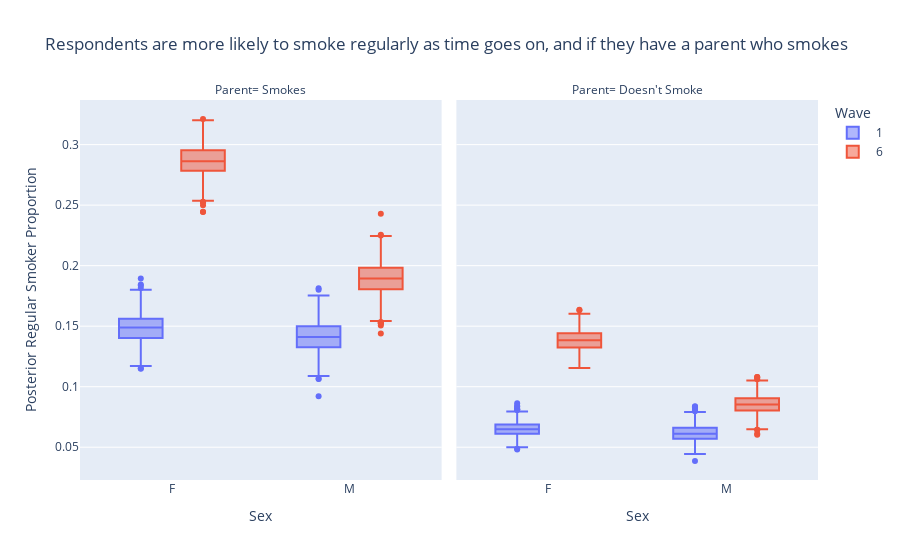

Here is the notebook cell this chart was saved with:
### Markdown cell above
# Posterior Simulation
Next, we can use the posterior samples to understand the model. This is especially helpful because the logistic part of the model can be difficult to interpret. 

We start by defining 8 observations - "M/F" X "Parent Smokes or Not" X "Wave=1 or Wave=6]. The `y` values are set to null as clarification that the observed values are not used at this point.

### Code cell
# Get the samples using the Predictive utility.
posterior_samples = numpyro.infer.Predictive(
    model=repeated_measurements_model,
    posterior_samples=mcmc.get_samples()
)(
    female=jnp.tile(jnp.array([1, 0, 1, 0]), 2),
    psmoke=jnp.tile(jnp.array([1, 1, 0, 0]), 2),
    wave=jnp.array([1, 1, 1, 1, 6, 6, 6, 6]),
    is_smoker=jnp.array([jnp.nan] * 8), 
    rng_key=random.PRNGKey(0)
)

avg_response_rates = (
    pd.DataFrame(
        transformations.logistic(posterior_samples['unnormalized_mean']),
        columns=(
            ['F, Smokes, 1', 'M, Smokes, 1', 'F, Doesn\'t Smoke, 1', 'M, Doesn\'t Smoke, 1'] + 
            ['F, Smokes, 6', 'M, Smokes, 6', 'F, Doesn\'t Smoke, 6', 'M, Doesn\'t Smoke, 6']
        )
    )
    .melt()
    .assign(is_female=lambda df: df['variable'].map(lambda x: x.split(',')[0]))
    .assign(wave=lambda df: df['variable'].map(lambda x: x.split(',')[-1]))
    .assign(parent=lambda df: df['variable'].map(lambda x: x.split(',')[-2]))


)

px.box(
    avg_response_rates,
    x='is_female', 
    y='value',
    color='wave',
    facet_col='parent',
    labels={
        'value': "Posterior Regular Smoker Proportion", 
        'parent': "Parent",
        'is_female': "Sex",
        'wave': "Wave"
    },
    title="Respondents are more likely to smoke regularly as time goes on, and if they have a parent who smokes"
)

### Figure 1 — Plotly figure (JSON) as saved in the notebook; plotly's stock layout.template omitted (floating-point values rounded to 4 significant figures; data arrays with more than 128 entries replaced by an {"elided": "..."} marker saying what was removed)
{"data": [{"alignmentgroup": "True", "hovertemplate": "Wave= 1<br>Parent= Smokes<br>Sex=%{x}<br>Posterior Regular Smoker Proportion=%{y}<extra></extra>", "legendgroup": " 1", "marker": {"color": "#636efa"}, "name": " 1", "notched": false, "offsetgroup": " 1", "orientation": "v", "showlegend": true, "type": "box", "x": {"elided": "2000 str values"}, "x0": " ", "xaxis": "x", "y": {"elided": "2000 float values"}, "y0": " ", "yaxis": "y"}, {"alignmentgroup": "True", "hovertemplate": "Wave= 1<br>Parent= Doesn't Smoke<br>Sex=%{x}<br>Posterior Regular Smoker Proportion=%{y}<extra></extra>", "legendgroup": " 1", "marker": {"color": "#636efa"}, "name": " 1", "notched": false, "offsetgroup": " 1", "orientation": "v", "showlegend": false, "type": "box", "x": {"elided": "2000 str values"}, "x0": " ", "xaxis": "x2", "y": {"elided": "2000 float values"}, "y0": " ", "yaxis": "y2"}, {"alignmentgroup": "True", "hovertemplate": "Wave= 6<br>Parent= Smokes<br>Sex=%{x}<br>Posterior Regular Smoker Proportion=%{y}<extra></extra>", "legendgroup": " 6", "marker": {"color": "#EF553B"}, "name": " 6", "notched": false, "offsetgroup": " 6", "orientation": "v", "showlegend": true, "type": "box", "x": {"elided": "2000 str values"}, "x0": " ", "xaxis": "x", "y": {"elided": "2000 float values"}, "y0": " ", "yaxis": "y"}, {"alignmentgroup": "True", "hovertemplate": "Wave= 6<br>Parent= Doesn't Smoke<br>Sex=%{x}<br>Posterior Regular Smoker Proportion=%{y}<extra></extra>", "legendgroup": " 6", "marker": {"color": "#EF553B"}, "name": " 6", "notched": false, "offsetgroup": " 6", "orientation": "v", "showlegend": false, "type": "box", "x": {"elided": "2000 str values"}, "x0": " ", "xaxis": "x2", "y": {"elided": "2000 float values"}, "y0": " ", "yaxis": "y2"}], "layout": {"annotations": [{"font": {}, "showarrow": false, "text": "Parent= Smokes", "x": 0.245, "xanchor": "center", "xref": "paper", "y": 1, "yanchor": "bottom", "yref": "paper"}, {"font": {}, "showarrow": false, "text": "Parent= Doesn't Smoke", "x": 0.755, "xanchor": "center", "xref": "paper", "y": 1, "yanchor": "bottom", "yref": "paper"}], "boxmode": "group", "legend": {"title": {"text": "Wave"}, "tracegroupgap": 0}, "title": {"text": "Respondents are more likely to smoke regularly as time goes on, and if they have a parent who smokes"}, "xaxis": {"anchor": "y", "domain": [0, 0.49], "title": {"text": "Sex"}}, "xaxis2": {"anchor": "y2", "domain": [0.51, 1], "matches": "x", "title": {"text": "Sex"}}, "yaxis": {"anchor": "x", "domain": [0, 1], "title": {"text": "Posterior Regular Smoker Proportion"}}, "yaxis2": {"anchor": "x2", "domain": [0, 1], "matches": "y", "showticklabels": false}}}
